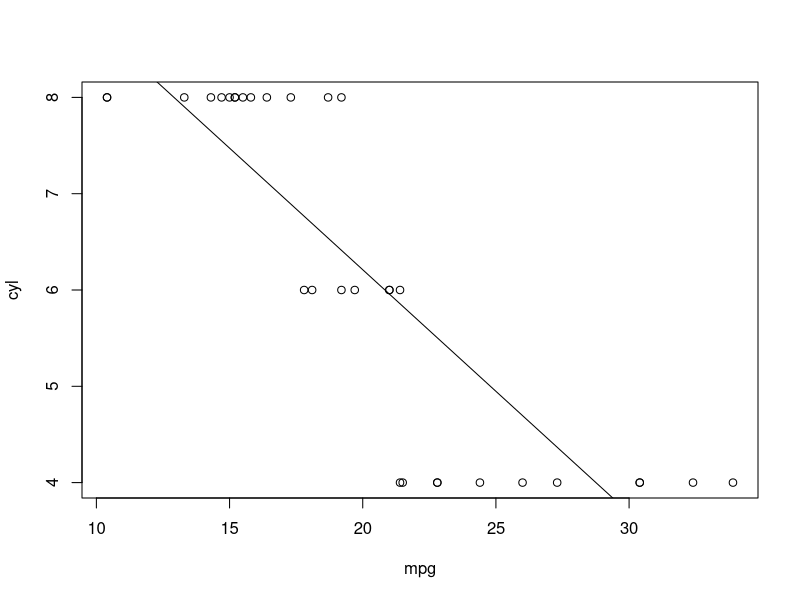

Recreate this plot in R.
## ---- chunk 1
    plot(cyl ~ mpg, data=mtcars)
#      if user chooses to see the regression line dispaly it
        abline(lm(cyl ~ mpg, data=mtcars))
